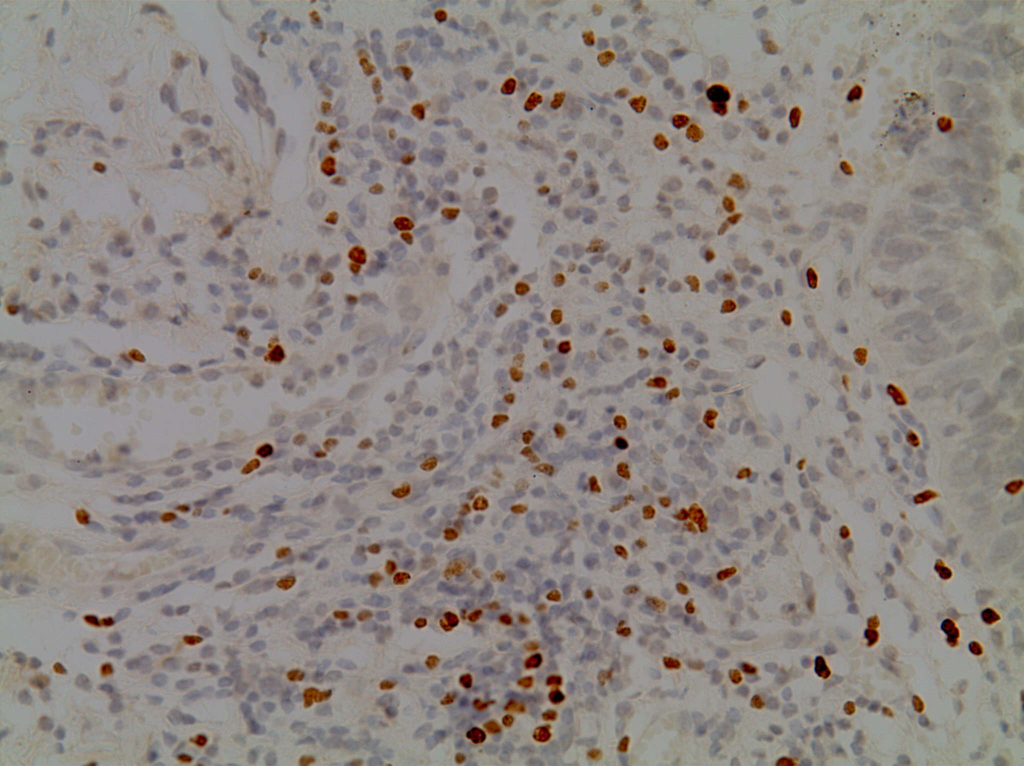
#> input picture minicells/getIT_23.png, 1024 x 766 px, given as the content of the folder erodedMImage, which was not available
$ python erode.py
#> lines starting #> are read from the running program, lines starting #| are printed output that depends on the picture; after the words box and inside, x2 and y2 are one past the last pixel; in counts of white or black regions, pixels touching at a corner belong together; pictures that were not available may be replaced by others from this repository, and a replacement may not be noted
from __future__ import print_function
import cv2 as cv
import numpy as np
import argparse
import os
from scipy import ndimage
from tkinter import filedialog
from PIL import Image


srcImage = None
srcMarker = None
erosion_size = 0


## [main]
# [24 lines left out: functions main, mimage, not called in this run]

def converter(input_dataset):
#> called with input_dataset = 'erodedMImage'
    global srcMarker, srcImage
    for i,filename in enumerate(os.listdir(input_dataset)):
        srcMarker = cv.imread(cv.samples.findFile(input_dataset+"/"+filename))
#> srcMarker is the input picture: shape (766, 1024, 3); mean B, G, R 131.4, 135.4, 143
        srcImage = cv.imread(cv.samples.findFile("minicells"+"/"+filename))
        if srcMarker is None:
            print('Could not open or find the image: ', filename)
            exit(0)
        srcImage = cv.cvtColor(srcImage, cv.COLOR_BGR2GRAY)
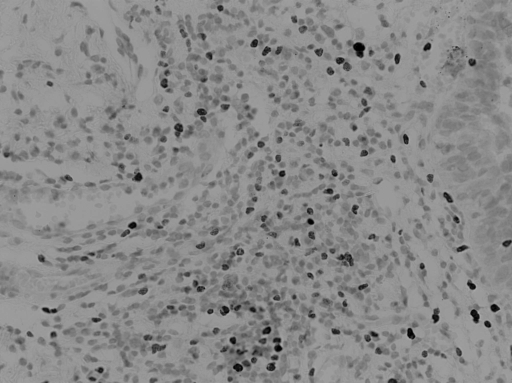
#> srcImage: shape (766, 1024) (shown at 1/2 size); min 0, max 177, mean 137.2
        saveScribbles(filename)


# optional mapping of values with morphological shapes
# [30 lines left out: functions morph_shape, erosion, threshold, not called in this run]


def getBackground():
    global srcMarker

    for i in range(srcMarker.shape[0]):
        for j in range(srcMarker.shape[1]):
            if(i == 0 or i == (srcMarker.shape[0]-1) or j == 0 or j == (srcMarker.shape[1]-1)):
                if(srcMarker[i,j,0] != 255):
                    srcMarker[i,j,0] = 127
                else:
                    srcMarker[i,j,0] = 0
            else:
                srcMarker[i,j,0] = 0
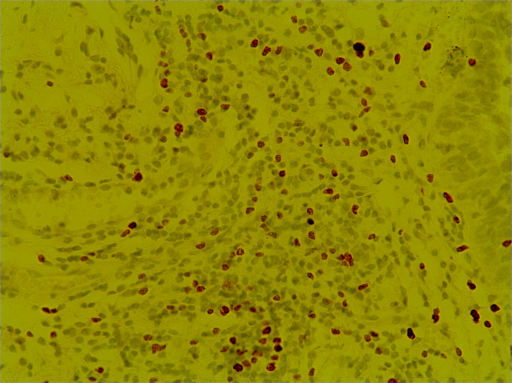
#> srcMarker: shape (766, 1024, 3) (shown at 1/2 size); mean B, G, R 0.6, 135.4, 143


def getMarkers():
    global srcMarker, srcImage
    markers = []
    objMarkers = 0
    markers_sizes = []
    getBackground()
    width, height, channels = srcMarker.shape

    image, number_of_objects = ndimage.label(srcMarker[:,:,2])
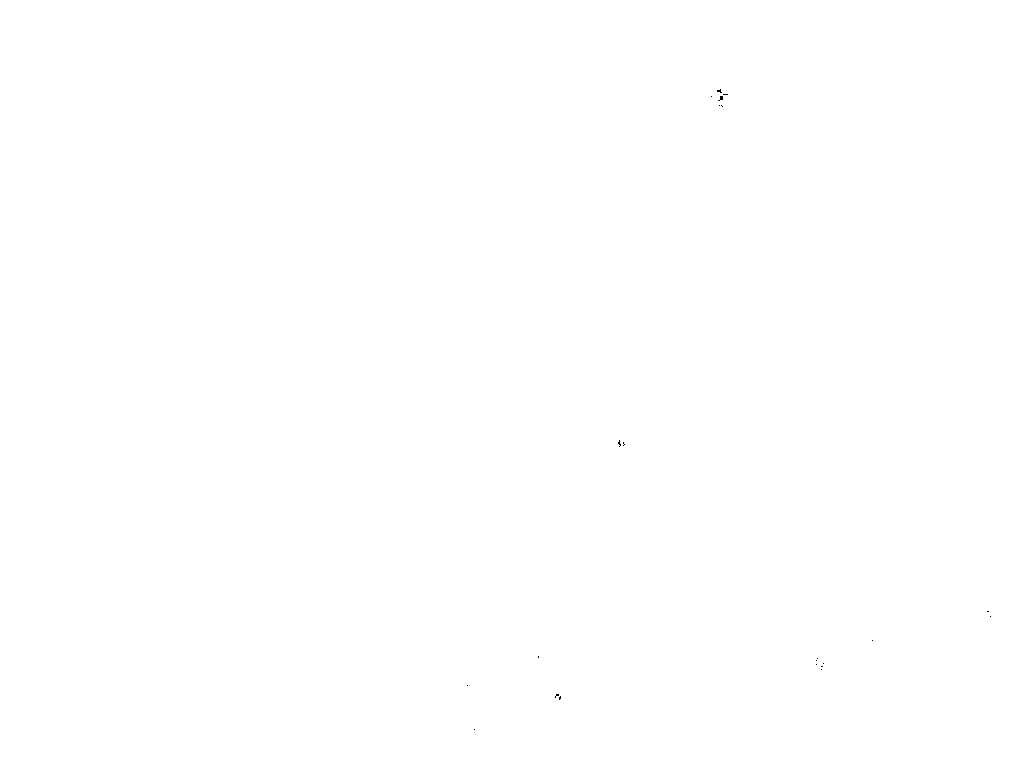
#> image: shape (766, 1024) int32; values 0 (black) and 1 (white), 100% white; black in thin lines or dots, all inside (x1, y1, x2, y2) = (467, 89, 991, 730)
#> number_of_objects = 1
    blobs = ndimage.find_objects(image)
#> blobs = 1 item
    # print(np.max(srcMarker[:,:,0]), 'Channel 0')
    # print(np.max(srcMarker[:,:,1]), 'Channel 1')
    # print(np.max(srcMarker[:,:,2]), 'Channel 2')
    for i,j in enumerate(blobs):
        marker = []
        for y in range(j[0].start,j[0].stop):
            for x in range(j[1].start,j[1].stop):
                if(image[y,x] != 0):
                    marker.append([x,y])

        markers_sizes.insert(0, len(marker))
        markers = marker + markers
        objMarkers += 1
#> this loop made 1 pass
#> objMarkers on pass 1: 1
#> after the loop, markers_sizes = [784307]; objMarkers = 1

    image, number_of_objects = ndimage.label(srcMarker[:,:,0])
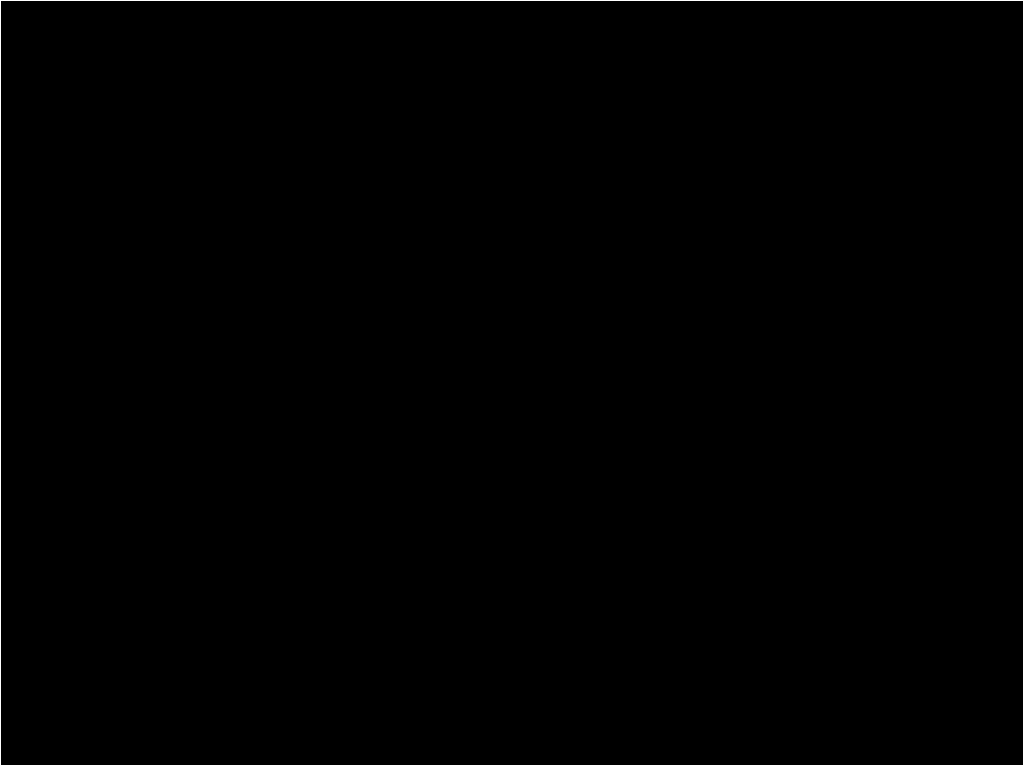
#> image: shape (766, 1024) int32; values 0 (black) and 1 (white), 0.46% white in thin lines or dots
    blobs = ndimage.find_objects(image)

    for i,j in enumerate(blobs):
      marker = []
      for y in range(j[0].start,j[0].stop):
        for x in range(j[1].start,j[1].stop):
          if(image[y,x] != 0):
            marker.append([x,y])

      markers_sizes.append(len(marker))
      markers = markers + marker
#> this loop made 1 pass
#> after the loop, markers_sizes = [784307, 3576]

    return markers, objMarkers, markers_sizes


def saveScribbles(filename):
    global srcMarker, srcImage
    markers, objMarkers, markers_sizes = getMarkers()
#> markers = 787883 items; objMarkers = 1; markers_sizes = [784307, 3576]
    # drawMarkers()
    print(len(markers_sizes),len(markers))
#| 2 787883
    if(len(markers) == 0):
        return
    f = open("markersMI/"+os.path.splitext(filename)[0]+".txt", 'w')
    f.write("%d\n"%(len(markers_sizes)))
    f.write("%d\n"%(markers_sizes[0]))

    index_sizes=0
    acum=0

    for i in range(len(markers)-1):
        if(acum == markers_sizes[index_sizes]):
            index_sizes+=1
            acum=0
            f.write("%d\n"%(markers_sizes[index_sizes]))

        [x,y] = markers[i]
        f.write("%d;%d\n"%(x,y))
        acum+=1
#> after the loop, acum = 3575; index_sizes = 1

    if(acum == markers_sizes[index_sizes]):
        index_sizes+=1
        acum=0
        f.write("%d\n"%(markers_sizes[index_sizes]))

    [x,y] = markers[-1]
#> x = 1023; y = 765
    f.write("%d;%d\n"%(x,y))
    f.write("%d"%(objMarkers))
    f.close()


if __name__ == "__main__":
    parser = argparse.ArgumentParser(description='Code for Eroding and Dilating tutorial.')
    parser.add_argument('--input', help='Path to input image.', default='erodedMImage')
    args = parser.parse_args()
    #mimage(args.input)
    converter(args.input)

$ run again, on minicells/getIT_27.png
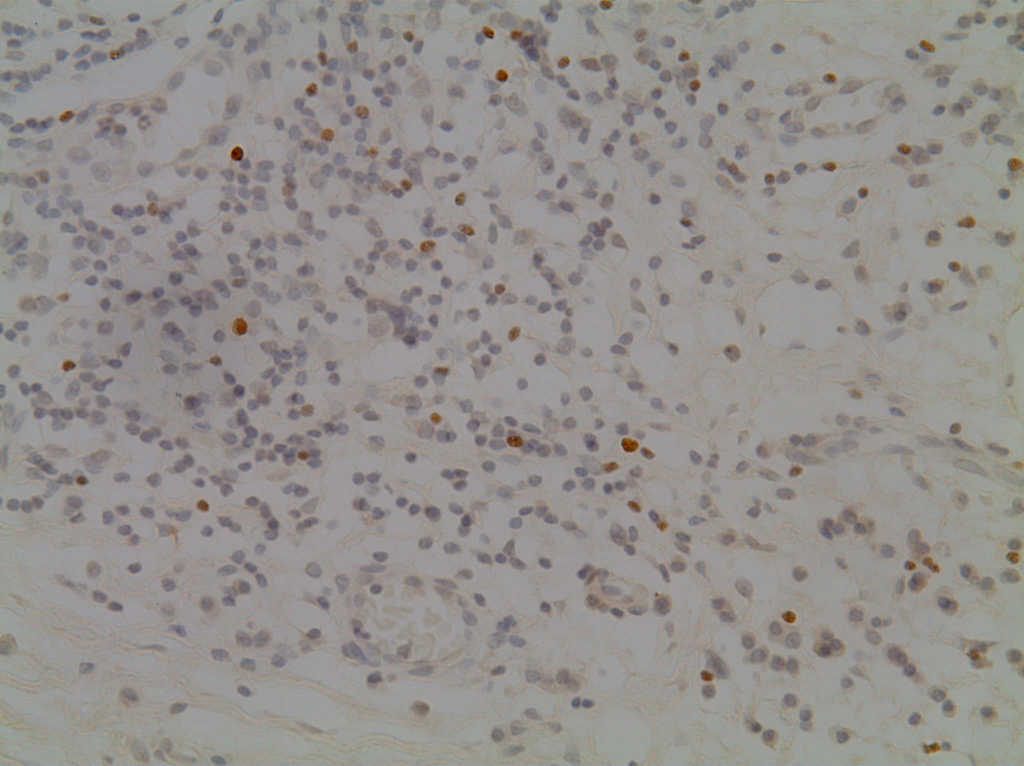
#> input picture minicells/getIT_27.png, 1024 x 766 px, given as the content of the folder erodedMImage, which was not available
#> in converter, srcMarker is the input picture: shape (766, 1024, 3); mean B, G, R 141.3, 144.2, 148.5
#> after the loop in getBackground, `for i in range(srcMarker.shape[0]):`:
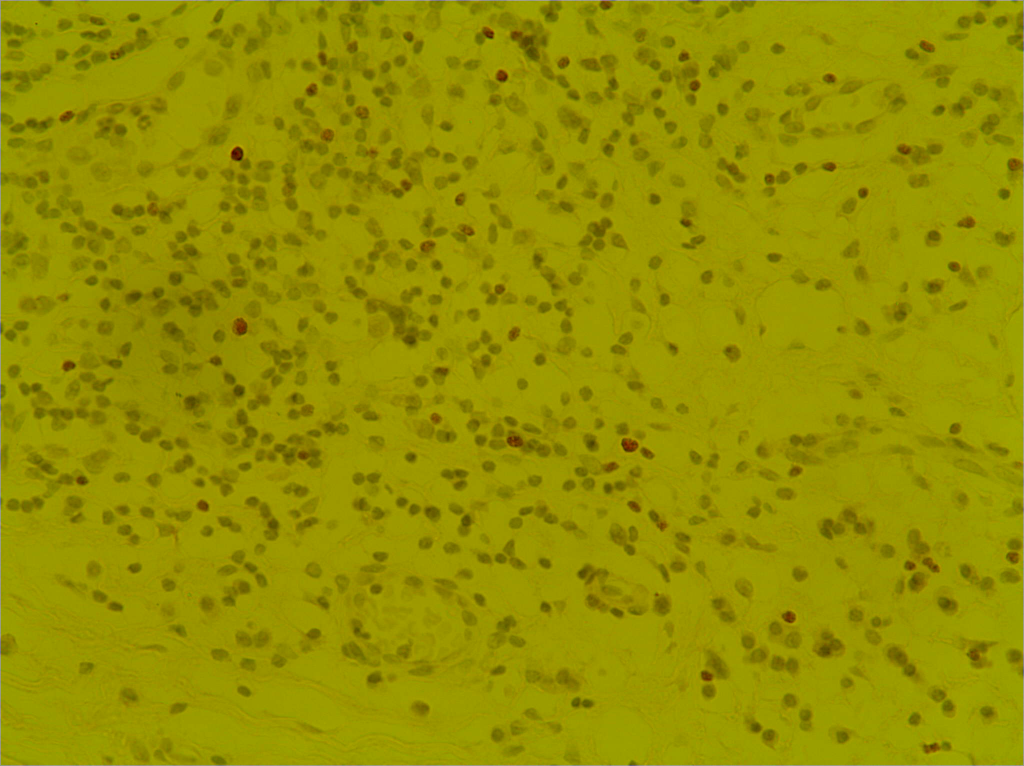
#> srcMarker: shape (766, 1024, 3); mean B, G, R 0.6, 144.2, 148.5
#> number_of_objects = 1
#> blobs = 1 item
#> the loop in getMarkers, `for i,j in enumerate(blobs):` made 1 pass
#> objMarkers on pass 1: 1
#> after the loop in getMarkers, `for i,j in enumerate(blobs):`: markers_sizes = [784384]; objMarkers = 1
#> the loop in getMarkers, `for i,j in enumerate(blobs):` made 1 pass
#> after the loop in getMarkers, `for i,j in enumerate(blobs):`: markers_sizes = [784384, 3576]
#> in saveScribbles, `markers, objMarkers, markers_sizes = getMarkers()`: markers = 787960 items; objMarkers = 1; markers_sizes = [784384, 3576]
#| 2 787960
#> after the loop in saveScribbles, `for i in range(len(markers)-1):`: acum = 3575; index_sizes = 1
#> in saveScribbles, `[x,y] = markers[-1]`: x = 1023; y = 765

$ run again, on minicells/getIT_28.png
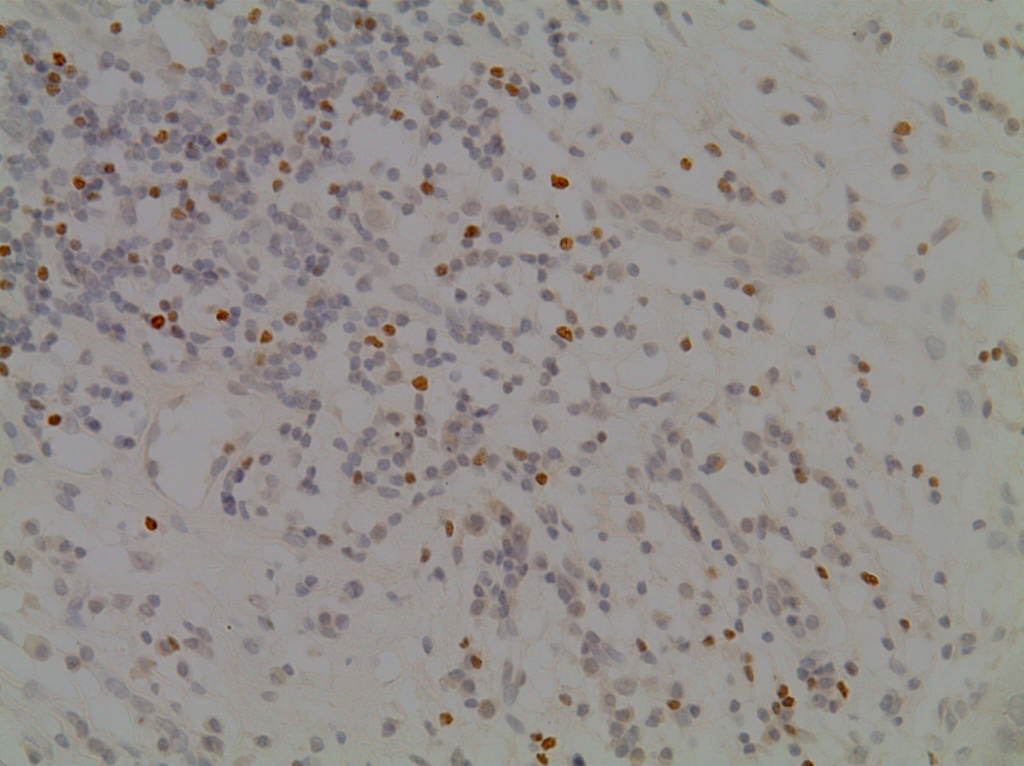
#> input picture minicells/getIT_28.png, 1024 x 766 px, given as the content of the folder erodedMImage, which was not available
#> in converter, srcMarker is the input picture: shape (766, 1024, 3); mean B, G, R 139.7, 142.6, 147.4
#> after the loop in getBackground, `for i in range(srcMarker.shape[0]):`:
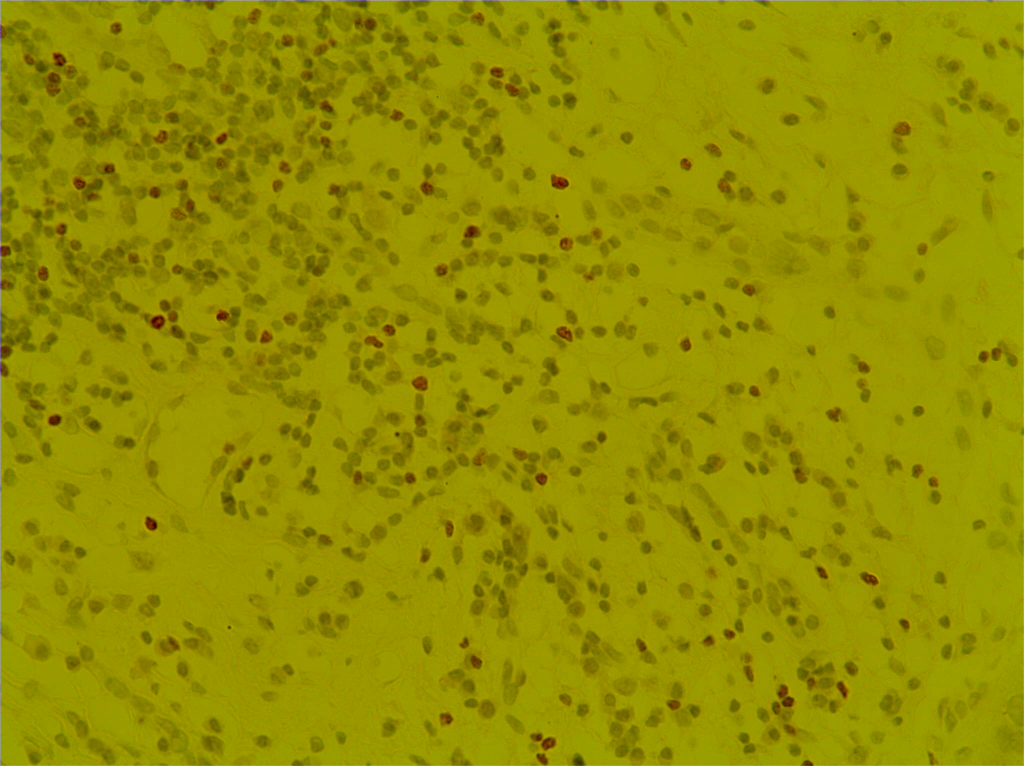
#> srcMarker: shape (766, 1024, 3); mean B, G, R 0.6, 142.6, 147.4
#> number_of_objects = 1
#> blobs = 1 item
#> the loop in getMarkers, `for i,j in enumerate(blobs):` made 1 pass
#> objMarkers on pass 1: 1
#> after the loop in getMarkers, `for i,j in enumerate(blobs):`: markers_sizes = [784384]; objMarkers = 1
#> the loop in getMarkers, `for i,j in enumerate(blobs):` made 1 pass
#> after the loop in getMarkers, `for i,j in enumerate(blobs):`: markers_sizes = [784384, 3576]
#> in saveScribbles, `markers, objMarkers, markers_sizes = getMarkers()`: markers = 787960 items; objMarkers = 1; markers_sizes = [784384, 3576]
#| 2 787960
#> after the loop in saveScribbles, `for i in range(len(markers)-1):`: acum = 3575; index_sizes = 1
#> in saveScribbles, `[x,y] = markers[-1]`: x = 1023; y = 765
